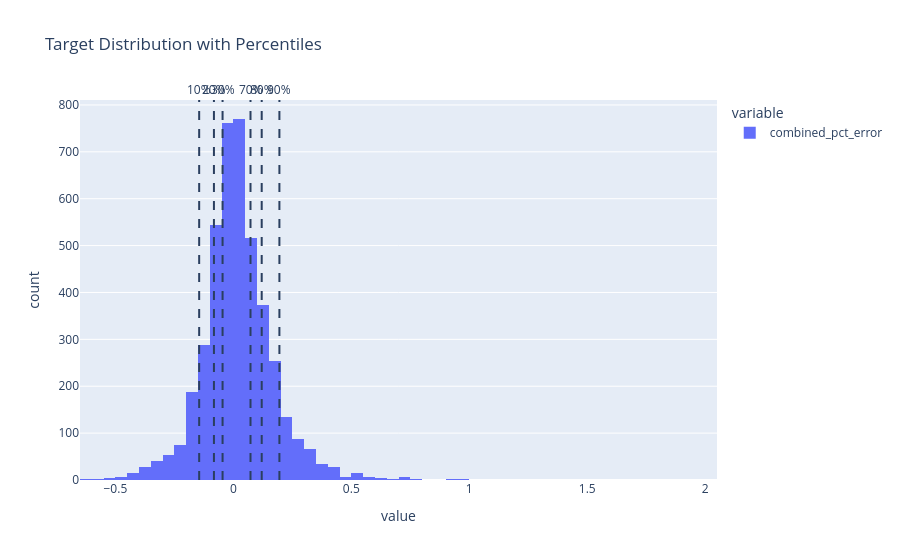

The notebook cell this image was saved under:
### Code cell
pre_y_over = inst_model_df[targ]

percentiles = [0.1, 0.2, 0.3, 0.7, 0.8, 0.9]
values = np.quantile(pre_y_over, percentiles)

fig = px.histogram(pre_y_over, nbins=100, title="Target Distribution with Percentiles")

for p, v in zip(percentiles, values):
    fig.add_vline(
        x=v,
        line_dash="dash",
        annotation_text=f"{int(p*100)}%",
        annotation_position="top"
    )

fig.show()

### Figure 1 — Plotly figure (JSON) as saved in the notebook; plotly's stock layout.template omitted (floating-point values rounded to 4 significant figures; data arrays with more than 128 entries replaced by an {"elided": "..."} marker saying what was removed)
{"data": [{"bingroup": "x", "hovertemplate": "variable=combined_pct_error<br>value=%{x}<br>count=%{y}<extra></extra>", "legendgroup": "combined_pct_error", "marker": {"color": "#636efa", "pattern": {"shape": ""}}, "name": "combined_pct_error", "nbinsx": 100, "orientation": "v", "showlegend": true, "type": "histogram", "x": {"elided": "4327 float values"}, "xaxis": "x", "yaxis": "y"}], "layout": {"annotations": [{"showarrow": false, "text": "10%", "x": -0.1449, "xanchor": "center", "xref": "x", "y": 1, "yanchor": "bottom", "yref": "y domain"}, {"showarrow": false, "text": "20%", "x": -0.0823, "xanchor": "center", "xref": "x", "y": 1, "yanchor": "bottom", "yref": "y domain"}, {"showarrow": false, "text": "30%", "x": -0.0457, "xanchor": "center", "xref": "x", "y": 1, "yanchor": "bottom", "yref": "y domain"}, {"showarrow": false, "text": "70%", "x": 0.07267, "xanchor": "center", "xref": "x", "y": 1, "yanchor": "bottom", "yref": "y domain"}, {"showarrow": false, "text": "80%", "x": 0.1202, "xanchor": "center", "xref": "x", "y": 1, "yanchor": "bottom", "yref": "y domain"}, {"showarrow": false, "text": "90%", "x": 0.1952, "xanchor": "center", "xref": "x", "y": 1, "yanchor": "bottom", "yref": "y domain"}], "barmode": "relative", "legend": {"title": {"text": "variable"}, "tracegroupgap": 0}, "shapes": [{"line": {"dash": "dash"}, "type": "line", "x0": -0.1449, "x1": -0.1449, "xref": "x", "y0": 0, "y1": 1, "yref": "y domain"}, {"line": {"dash": "dash"}, "type": "line", "x0": -0.0823, "x1": -0.0823, "xref": "x", "y0": 0, "y1": 1, "yref": "y domain"}, {"line": {"dash": "dash"}, "type": "line", "x0": -0.0457, "x1": -0.0457, "xref": "x", "y0": 0, "y1": 1, "yref": "y domain"}, {"line": {"dash": "dash"}, "type": "line", "x0": 0.07267, "x1": 0.07267, "xref": "x", "y0": 0, "y1": 1, "yref": "y domain"}, {"line": {"dash": "dash"}, "type": "line", "x0": 0.1202, "x1": 0.1202, "xref": "x", "y0": 0, "y1": 1, "yref": "y domain"}, {"line": {"dash": "dash"}, "type": "line", "x0": 0.1952, "x1": 0.1952, "xref": "x", "y0": 0, "y1": 1, "yref": "y domain"}], "title": {"text": "Target Distribution with Percentiles"}, "xaxis": {"anchor": "y", "domain": [0, 1], "title": {"text": "value"}}, "yaxis": {"anchor": "x", "domain": [0, 1], "title": {"text": "count"}}}}
